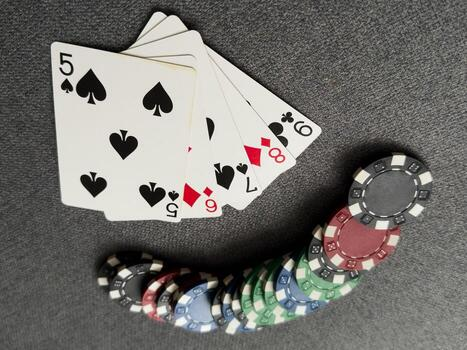
#> input picture resources/chips-are-colored-for-poker-and-playing-cards-on-the-poker-table-poker-casino-win-photo.jpg, 467 x 350 px
$ python warpPerspective.py
#> lines starting #> are read from the running program, lines starting #| are printed output that depends on the picture; after the words box and inside, x2 and y2 are one past the last pixel; in counts of white or black regions, pixels touching at a corner belong together
### utilities.py
import cv2
import numpy as np
def stackImages(imgArray, scale, labels=[]):
    rows = len(imgArray)
    cols = len(imgArray[0])

    sizeW = imgArray[0][0].shape[1]
    sizeH = imgArray[0][0].shape[0]

    if isinstance(imgArray[0], list):
        for x in range(rows):
            for y in range(cols):
                imgArray[x][y] = cv2.resize(imgArray[x][y], (0, 0), None, scale, scale)
                if len(imgArray[x][y].shape) == 2:
                    imgArray[x][y] = cv2.cvtColor(imgArray[x][y], cv2.COLOR_GRAY2BGR)

        hor = [np.hstack(imgArray[x]) for x in range(rows)]
        ver = np.vstack(hor)

    else:
        for x in range(rows):
            imgArray[x] = cv2.resize(imgArray[x], (0, 0), None, scale, scale)
            if len(imgArray[x].shape) == 2:
                imgArray[x] = cv2.cvtColor(imgArray[x], cv2.COLOR_GRAY2BGR)

        ver = np.hstack(imgArray)

    return ver

### warpPerspective.py
import cv2
import numpy as np
from utilities import stackImages
path = "resources/chips-are-colored-for-poker-and-playing-cards-on-the-poker-table-poker-casino-win-photo.jpg"
img = cv2.imread(path)
#> img is the input picture: shape (350, 467, 3); mean B, G, R 110.3, 114.2, 116.1
width , height = 250,350
pts1 = np.float32([[54,44], [194,72], [66,202], [176,222]])
pts2 = np.float32([[0,0],[width,0],[0,height],[width,height]])
matrix = cv2.getPerspectiveTransform(pts1,pts2)
output = cv2.warpPerspective(img,matrix,(width,height))
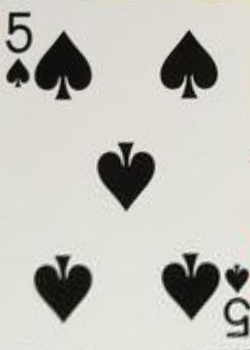
#> output: shape (350, 250, 3); mean B, G, R 186.2, 192.8, 194.1

for (x,y) in pts1:
    cv2.circle(img,(int(x),int(y)),4,(0,0,255),cv2.FILLED)
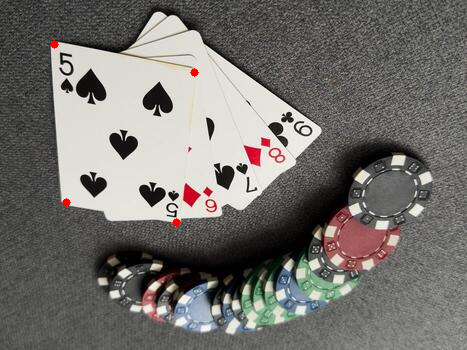
#> img: shape (350, 467, 3); 0.12% of pixels changed, all inside (x1, y1, x2, y2) = (50, 40, 199, 227)

result = stackImages([img,output],0.6)
#> in stackImages, `rows = len(imgArray)`: rows = 2
#> in stackImages, `cols = len(imgArray[0])`: cols = 350
#> after the loop in stackImages, `for x in range(rows):`: imgArray = 2 items
#> in stackImages, `ver = np.hstack(imgArray)`:
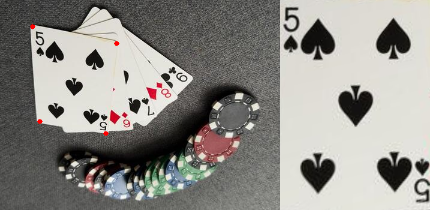
#> ver: shape (210, 430, 3); mean of channels 0, 1, 2 136.6, 141.4, 143.3; drawn as B, G, R
cv2.imshow("Output",result)
cv2.waitKey(0)
